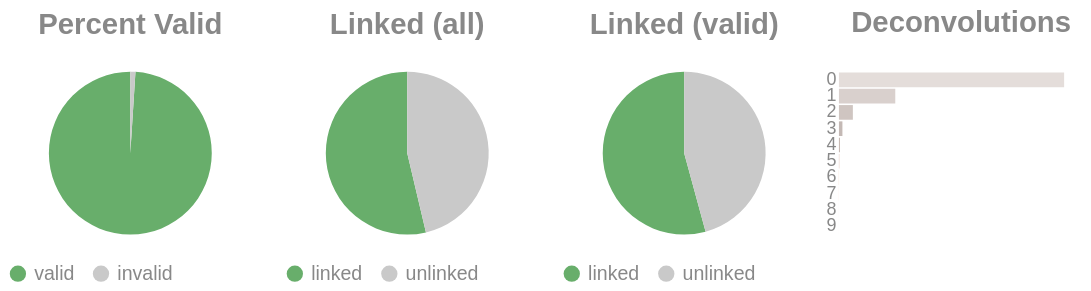

The cell this chart's notebook holds for it:
### Code cell
if SKIPLR:
    pass
else:
    clash = Counter()
    for i in valids['molecule'].to_list():
        _mol = i.split("-")
        if len(_mol) == 1:
            clash.update('0')
        else:
            clash.update(_mol[-1])

    _d = {"deconvolutions": [], 'count': []}
    for k,v in clash.items():
        _d['deconvolutions'].append(k)
        _d['count'].append(v)

    tot_valid = valids['reads'].sum()
    mask = valids['reads'] >= 2
    n_linked_reads = valids.filter(mask)['reads'].sum()
    if n_linked_reads == 0:
        print_html("No linked molecules (>=2 reads) were detected; skipping linked-only distributions.")
        SKIPLR = True
    else:
        perc_valid = round(tot_valid / n_reads, 4)
        linked_perc_abs = round(n_linked_reads / n_reads, 4)
        linked_perc = round(n_linked_reads / tot_valid, 4)

    _valid = pl.DataFrame({"valids": ['valid', 'invalid'], "count": [tot_valid, n_reads - tot_valid]})
    _linked_abs = pl.DataFrame({"linked (absolute)": ['linked', 'unlinked'], "count": [n_linked_reads, n_reads - n_linked_reads]})
    _linked_rel = pl.DataFrame({"linked (valids)": ['linked', 'unlinked'], "count": [n_linked_reads, tot_valid - n_linked_reads]})

    (
        alt.hconcat(
            piechart(_valid, goodval = 'valid', title = "Percent Valid"),
            piechart(_linked_abs, goodval = "linked", title =  "Linked (all)"),
            piechart(_linked_rel, goodval = "linked", title =  "Linked (valid)"),
            convolutionbar(pl.DataFrame(_d), title = "Deconvolutions"),
            center = True,
            bounds = 'flush'
        )
        .resolve_scale(color='independent')
        .resolve_legend('independent')
        .properties(usermeta={'embedOptions': {"actions": False}})
    ).display()

### Figure 1 — Vega-Lite specification as saved in the notebook (floating-point values rounded to 4 significant figures)
{"width": "container", "height": 400, "config": {"title": {"anchor": "start", "dy": -15, "fontSize": 18, "color": "#888888", "subtitleColor": "#888888", "subtitleFontSize": 14}, "arc": {"fill": "#0072B2"}, "axis": {"domainColor": "#888888", "domainWidth": 0.5, "gridWidth": 0.2, "grid": false, "titleFontWeight": 400, "titleFontSize": 15, "labelFontSize": 11, "labelColor": "#888888", "tickColor": "#888888", "tickWidth": 0.2, "titleColor": "#888888"}, "axisBand": {"grid": false}, "axisX": {"grid": true, "tickSize": 10, "domainCap": "round"}, "axisY": {"domain": false, "grid": true, "tickSize": 0, "domainCap": "round"}, "background": "transparent", "header": {"labelFontSize": 15, "labelColor": "#888888", "titleFontSize": 15, "titleFontWeight": 600, "titleColor": "#888888"}, "legend": {"labelFont": "sans-serif", "labelFontSize": 12, "labelColor": "#888888", "symbolSize": 100, "symbolType": "circle", "titleFontSize": 12, "titlePadding": 10, "titleColor": "#888888", "title": null}, "range": {"category": ["#E69F00", "#56B4E9", "#009E73", "#F0E442", "#0072B2", "#D55E00", "#CC79A7", "#000000"], "diverging": ["#cfe8f3", "#a2d4ec", "#73bfe2", "#46abdb", "#1696d2", "#12719e"]}, "area": {"fill": "#0072B2", "fillOpacity": 0.7, "line": true, "strokeOpacity": 0.7}, "line": {"color": "#0072B2", "stroke": "#0072B2", "strokeWidth": 2}, "trail": {"color": "#0072B2", "stroke": "#0072B2", "strokeWidth": 0, "size": 1}, "point": {"filled": true, "fillOpacity": 1.0, "size": 95}, "text": {"color": "#888888", "fontSize": 11, "align": "right", "fontWeight": 400, "size": 11}, "bar": {"fill": "#0072B2", "stroke": null}, "view": {"stroke": null, "continuousWidth": 660, "continuousHeight": 400}}, "hconcat": [{"data": {"name": "data-980b052f93e4d7cef010014f9ac5d3e4"}, "mark": {"type": "arc"}, "encoding": {"color": {"field": "valids", "legend": {"orient": "bottom", "title": null}, "scale": {"domain": ["valid", "invalid"], "range": ["#68ae6b", "#C9C9C9"]}, "title": "Valids", "type": "nominal"}, "theta": {"field": "count", "type": "quantitative"}, "tooltip": [{"field": "valids", "title": "Valids", "type": "ordinal"}, {"field": "percent", "format": ".2%", "title": "Percent", "type": "quantitative"}, {"field": "count", "title": "Count", "type": "quantitative"}]}, "height": 100, "title": {"text": "Percent Valid", "align": "center", "anchor": "middle"}, "transform": [{"calculate": "datum.count / 15342841", "as": "percent"}], "width": 150}, {"data": {"name": "data-56efacf1008cf5c95f85587ae900f3e8"}, "mark": {"type": "arc"}, "encoding": {"color": {"field": "linked (absolute)", "legend": {"orient": "bottom", "title": null}, "scale": {"domain": ["linked", "unlinked"], "range": ["#68ae6b", "#C9C9C9"]}, "title": "Linked (Absolute)", "type": "nominal"}, "theta": {"field": "count", "type": "quantitative"}, "tooltip": [{"field": "linked (absolute)", "title": "Linked (Absolute)", "type": "ordinal"}, {"field": "percent", "format": ".2%", "title": "Percent", "type": "quantitative"}, {"field": "count", "title": "Count", "type": "quantitative"}]}, "height": 100, "title": {"text": "Linked (all)", "align": "center", "anchor": "middle"}, "transform": [{"calculate": "datum.count / 15342841", "as": "percent"}], "width": 150}, {"data": {"name": "data-220cebe9cabaace9556daab1eacd5030"}, "mark": {"type": "arc"}, "encoding": {"color": {"field": "linked (valids)", "legend": {"orient": "bottom", "title": null}, "scale": {"domain": ["linked", "unlinked"], "range": ["#68ae6b", "#C9C9C9"]}, "title": "Linked (Valids)", "type": "nominal"}, "theta": {"field": "count", "type": "quantitative"}, "tooltip": [{"field": "linked (valids)", "title": "Linked (Valids)", "type": "ordinal"}, {"field": "percent", "format": ".2%", "title": "Percent", "type": "quantitative"}, {"field": "count", "title": "Count", "type": "quantitative"}]}, "height": 100, "title": {"text": "Linked (valid)", "align": "center", "anchor": "middle"}, "transform": [{"calculate": "datum.count / 15188207", "as": "percent"}], "width": 150}, {"data": {"name": "data-72e97b5838fbabbeb7d270730dcd80d4"}, "mark": {"type": "bar"}, "encoding": {"color": {"field": "deconvolutions", "legend": null, "scale": {"scheme": "lightgreyred"}, "type": "nominal"}, "tooltip": [{"field": "deconvolutions", "title": "Deconvolutions", "type": "ordinal"}, {"field": "percent", "format": ".2%", "title": "Percent", "type": "quantitative"}, {"field": "count", "title": "Count", "type": "quantitative"}], "x": {"axis": null, "field": "count", "type": "quantitative"}, "y": {"field": "deconvolutions", "sort": "ascending", "title": null, "type": "nominal"}}, "height": 100, "title": {"text": "Deconvolutions", "align": "center", "anchor": "middle"}, "transform": [{"calculate": "datum.count / 9828586", "as": "percent"}], "width": 150}], "bounds": "flush", "center": true, "resolve": {"legend": {"angle": "independent"}, "scale": {"color": "independent"}}, "usermeta": {"embedOptions": {"actions": false}}, "$schema": "https://vega.github.io/schema/vega-lite/v6.4.1.json", "datasets": {"data-980b052f93e4d7cef010014f9ac5d3e4": [{"valids": "valid", "count": 15188207}, {"valids": "invalid", "count": 154634}], "data-56efacf1008cf5c95f85587ae900f3e8": [{"linked (absolute)": "linked", "count": 8237992}, {"linked (absolute)": "unlinked", "count": 7104849}], "data-220cebe9cabaace9556daab1eacd5030": [{"linked (valids)": "linked", "count": 8237992}, {"linked (valids)": "unlinked", "count": 6950215}], "data-72e97b5838fbabbeb7d270730dcd80d4": [{"deconvolutions": "0", "count": 7373179}, {"deconvolutions": "1", "count": 1844539}, {"deconvolutions": "2", "count": 455934}, {"deconvolutions": "3", "count": 113851}, {"deconvolutions": "4", "count": 29423}, {"deconvolutions": "5", "count": 8137}, {"deconvolutions": "6", "count": 2405}, {"deconvolutions": "7", "count": 756}, {"deconvolutions": "8", "count": 280}, {"deconvolutions": "9", "count": 82}]}}
